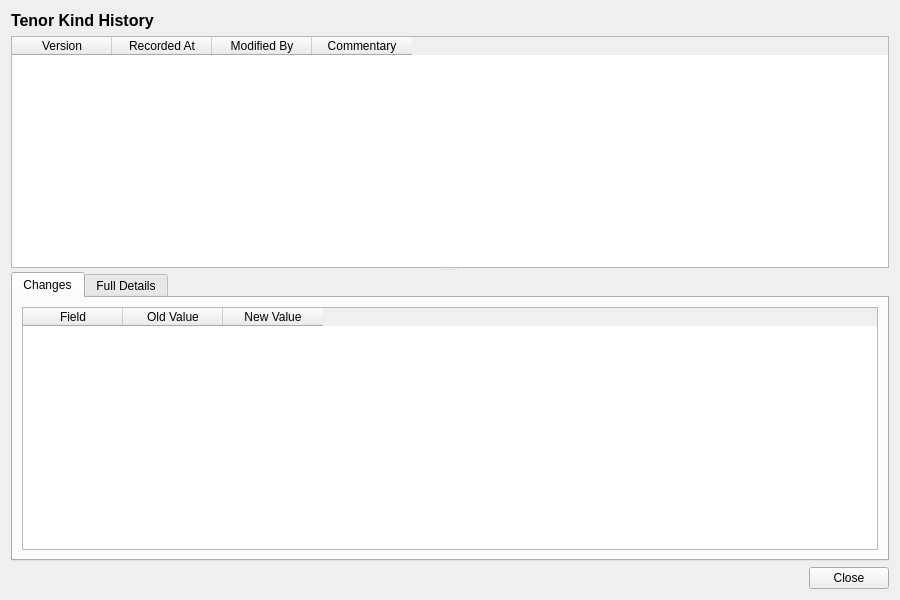
<?xml version="1.0" encoding="UTF-8"?>
<ui version="4.0">
 <class>TenorKindHistoryDialog</class>
 <widget class="QWidget" name="TenorKindHistoryDialog">
  <property name="geometry">
   <rect>
    <x>0</x>
    <y>0</y>
    <width>900</width>
    <height>600</height>
   </rect>
  </property>
  <property name="windowTitle">
   <string>Tenor Kind History</string>
  </property>
  <layout class="QVBoxLayout" name="verticalLayout">
   <item>
    <widget class="QLabel" name="titleLabel">
     <property name="font">
      <font>
       <pointsize>12</pointsize>
       <bold>true</bold>
      </font>
     </property>
     <property name="text">
      <string>Tenor Kind History</string>
     </property>
    </widget>
   </item>
   <item>
    <widget class="QSplitter" name="splitter">
     <property name="orientation">
      <enum>Qt::Vertical</enum>
     </property>
     <widget class="QTableWidget" name="versionListWidget">
      <property name="minimumHeight">
       <number>150</number>
      </property>
      <property name="maximumHeight">
       <number>250</number>
      </property>
      <property name="alternatingRowColors">
       <bool>true</bool>
      </property>
      <property name="editTriggers">
       <set>QAbstractItemView::NoEditTriggers</set>
      </property>
      <property name="selectionMode">
       <enum>QAbstractItemView::SingleSelection</enum>
      </property>
      <property name="selectionBehavior">
       <enum>QAbstractItemView::SelectRows</enum>
      </property>
      <column>
       <property name="text">
        <string>Version</string>
       </property>
      </column>
      <column>
       <property name="text">
        <string>Recorded At</string>
       </property>
      </column>
      <column>
       <property name="text">
        <string>Modified By</string>
       </property>
      </column>
      <column>
       <property name="text">
        <string>Commentary</string>
       </property>
      </column>
     </widget>
     <widget class="QWidget" name="detailWidget">
      <layout class="QVBoxLayout" name="detailLayout">
       <property name="leftMargin">
        <number>0</number>
       </property>
       <property name="topMargin">
        <number>0</number>
       </property>
       <property name="rightMargin">
        <number>0</number>
       </property>
       <property name="bottomMargin">
        <number>0</number>
       </property>
       <item>
        <widget class="QTabWidget" name="tabWidget">
         <property name="currentIndex">
          <number>0</number>
         </property>
         <widget class="QWidget" name="changesTab">
          <attribute name="title">
           <string>Changes</string>
          </attribute>
          <layout class="QVBoxLayout" name="changesTabLayout">
           <item>
            <widget class="QTableWidget" name="changesTableWidget">
             <property name="editTriggers">
              <set>QAbstractItemView::NoEditTriggers</set>
             </property>
             <property name="alternatingRowColors">
              <bool>true</bool>
             </property>
             <property name="selectionMode">
              <enum>QAbstractItemView::SingleSelection</enum>
             </property>
             <property name="selectionBehavior">
              <enum>QAbstractItemView::SelectRows</enum>
             </property>
             <column>
              <property name="text">
               <string>Field</string>
              </property>
             </column>
             <column>
              <property name="text">
               <string>Old Value</string>
              </property>
             </column>
             <column>
              <property name="text">
               <string>New Value</string>
              </property>
             </column>
            </widget>
           </item>
          </layout>
         </widget>
         <widget class="QWidget" name="fullDetailsTab">
          <attribute name="title">
           <string>Full Details</string>
          </attribute>
          <layout class="QVBoxLayout" name="fullDetailsTabLayout">
           <item>
            <widget class="QScrollArea" name="scrollArea">
             <property name="widgetResizable">
              <bool>true</bool>
             </property>
             <widget class="QWidget" name="scrollAreaWidgetContents">
              <property name="geometry">
               <rect>
                <x>0</x>
                <y>0</y>
                <width>560</width>
                <height>450</height>
               </rect>
              </property>
              <layout class="QFormLayout" name="formLayout">
               <item row="0" column="0">
                <widget class="QLabel" name="codeLabel">
                 <property name="text">
                  <string>Code:</string>
                 </property>
                </widget>
               </item>
               <item row="0" column="1">
                <widget class="QLabel" name="codeValue">
                 <property name="text">
                  <string/>
                 </property>
                </widget>
               </item>
               <item row="1" column="0">
                <widget class="QLabel" name="nameLabel">
                 <property name="text">
                  <string>Name:</string>
                 </property>
                </widget>
               </item>
               <item row="1" column="1">
                <widget class="QLabel" name="nameValue">
                 <property name="text">
                  <string/>
                 </property>
                </widget>
               </item>
               <item row="2" column="0">
                <widget class="QLabel" name="descriptionLabel">
                 <property name="text">
                  <string>Description:</string>
                 </property>
                </widget>
               </item>
               <item row="2" column="1">
                <widget class="QLabel" name="descriptionValue">
                 <property name="text">
                  <string/>
                 </property>
                 <property name="wordWrap">
                  <bool>true</bool>
                 </property>
                </widget>
               </item>
               <item row="3" column="0">
                <widget class="QLabel" name="display_orderLabel">
                 <property name="text">
                  <string>Display Order:</string>
                 </property>
                </widget>
               </item>
               <item row="3" column="1">
                <widget class="QLabel" name="displayOrderValue">
                 <property name="text">
                  <string/>
                 </property>
                </widget>
               </item>
               <item row="4" column="0">
                <widget class="QLabel" name="versionNumberLabel">
                 <property name="text">
                  <string>Version:</string>
                 </property>
                </widget>
               </item>
               <item row="4" column="1">
                <widget class="QLabel" name="versionNumberValue">
                 <property name="text">
                  <string/>
                 </property>
                </widget>
               </item>
               <item row="5" column="0">
                <widget class="QLabel" name="modifiedByLabel">
                 <property name="text">
                  <string>Modified By:</string>
                 </property>
                </widget>
               </item>
               <item row="5" column="1">
                <widget class="QLabel" name="modifiedByValue">
                 <property name="text">
                  <string/>
                 </property>
                </widget>
               </item>
               <item row="6" column="0">
                <widget class="QLabel" name="recordedAtLabel">
                 <property name="text">
                  <string>Recorded At:</string>
                 </property>
                </widget>
               </item>
               <item row="6" column="1">
                <widget class="QLabel" name="recordedAtValue">
                 <property name="text">
                  <string/>
                 </property>
                </widget>
               </item>
               <item row="7" column="0">
                <widget class="QLabel" name="changeCommentaryLabel">
                 <property name="text">
                  <string>Change Commentary:</string>
                 </property>
                </widget>
               </item>
               <item row="7" column="1">
                <widget class="QLabel" name="changeCommentaryValue">
                 <property name="text">
                  <string/>
                 </property>
                 <property name="wordWrap">
                  <bool>true</bool>
                 </property>
                </widget>
               </item>
              </layout>
             </widget>
            </widget>
           </item>
          </layout>
         </widget>
        </widget>
       </item>
      </layout>
     </widget>
    </widget>
   </item>
   <item>
    <layout class="QHBoxLayout" name="buttonLayout">
     <item>
      <spacer name="horizontalSpacer">
       <property name="orientation">
        <enum>Qt::Horizontal</enum>
       </property>
       <property name="sizeHint" stdset="0">
        <size><width>40</width><height>20</height></size>
       </property>
      </spacer>
     </item>
     <item>
      <widget class="QPushButton" name="closeButton">
       <property name="text">
        <string>Close</string>
       </property>
      </widget>
     </item>
    </layout>
   </item>
  </layout>
 </widget>
 <resources/>
 <connections/>
</ui>
